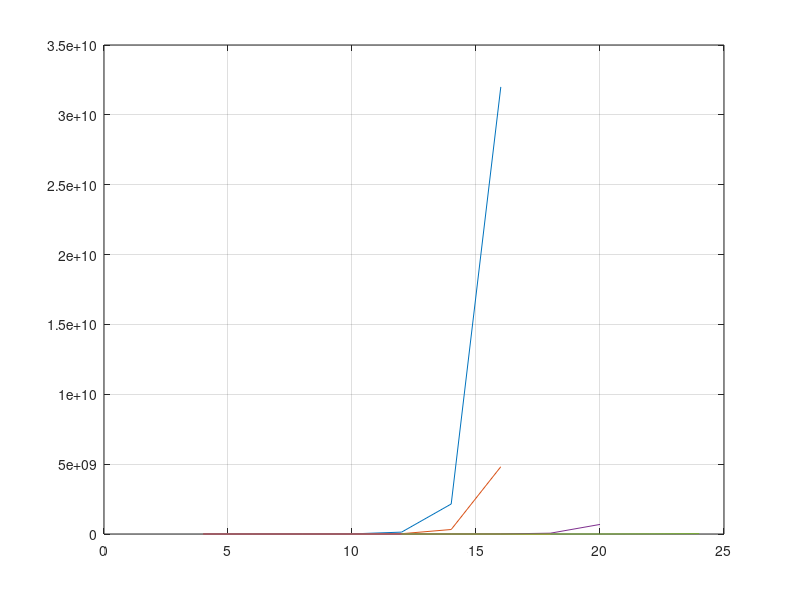

MATLAB code to generate this figure: (Note: this script raises an error after producing the figure.)
function timeMemoryPlots()
    % fullBinaryHamiltonian
    fullN=[4,6,8,10,12,14,16];
    fullN2=[4,6,8,10,12,14];
    fullTime=[0.001271,0.005385,0.025894,0.0751,0.264292,1.195705];
    fullMemory=[2248,33368,526440,8396920,134250632,2147614872,3.2e+10];
    % MagneticEnergyLevels
    magN=[4,6,8,10,12,14,16];
    magTime=[0.009043,0.021941,0.057276,0.103153,0.671606,6.201737,110.27079];
    magMemory=[4864,17000,126544,1551928,21918160,322142440,4813924208];
    % momentumEnergyLevels
    momentumN=[4,6,8,10,12,14,16,18];
    momentumTime=[0.020863,0.063964,0.193081,0.856205,4.061848,21.903168,133.521934,1335.055139];
    momentumMemory=[7128,14544,25736,44160,83640,199472,612840,2208480];
    % kMagHBlock
    kMagN=[4,6,8,10,12,14,16,18,20];
    kMagTime=[0.004947,0.009429,0.025916,0.03829,0.102438,0.302055,1.421823,6.102377,43.636135];
    kMagMemory=[576,768,1664,6816,55008,492640,5281872,58580160,685092832];
    % lanczosConverge
    lanczosN=[12,14,16,18,20,22,24];
    lanczosTime=[0.173315,0.372668,1.223175,5.379136,31.017401,256.08741,2808.556323];
    lanczosMemory=[14464,74080,154256,891592,2030160,11967568,28326448];
    
    figure; plot(fullN,fullMemory,'DisplayName','No Symmetries'); hold on;
    plot(magN,magMemory,'DisplayName','Sz Symmetry');
    plot(momentumN,momentumMemory,'DisplayName','Sz and k Symmetry');
    plot(kMagN,kMagMemory,'DisplayName','Sz=0 and k=0 Symmetry');
    plot(lanczosN,lanczosMemory,'DisplayName','Lanczos'); hold off;
    grid on; yscale log;
    legend('Location','northwest');
    ylabel('RAM / Bytes'); xlabel('N');
    title('RAM usage of different versions of code, by N');

    figure; plot(fullN2,fullTime,'DisplayName','No Symmetries'); hold on;
    plot(magN,magTime,'DisplayName','Sz Symmetry');
    plot(momentumN,momentumTime,'DisplayName','Sz and k Symmetry');
    plot(kMagN,kMagTime,'DisplayName','Sz=0 and k=0 Symmetry');
    plot(lanczosN,lanczosTime,'DisplayName','Lanczos'); hold off;
    grid on; yscale log;
    legend('Location','northwest');
    ylabel('Time / s'); xlabel('N');
    title('Run time of different versions of code, by N');
end